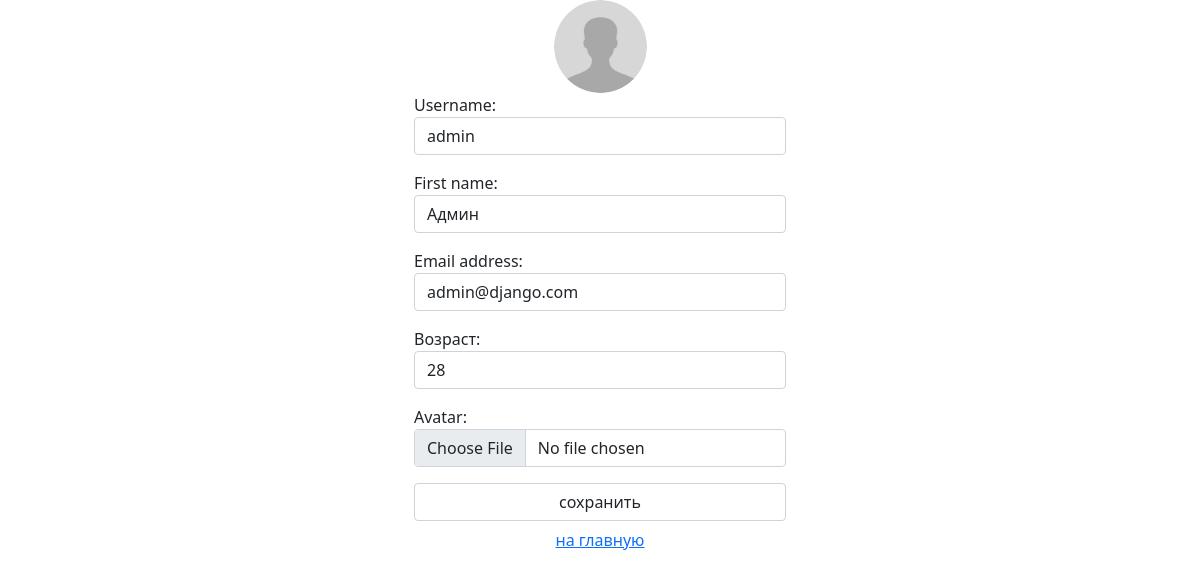
Screenshot of /auth/edit/ (signed in) with the database file from the repository.
### authapp/models.py (models this page shows)
class ShopUser(AbstractUser):
    avatar = models.ImageField(upload_to='users_avatars', blank=True)
    age = models.PositiveIntegerField(verbose_name='возраст')

### authapp/views.py (the view)
# urls.py: path('edit/', authapp.edit, name='edit'),
def edit(request):
    title = 'редактирование'
    if request.method == 'POST':
        edit_form = ShopUserEditForm(request.POST, request.FILES, instance=request.user)
        if edit_form.is_valid():
            edit_form.save()
            return HttpResponseRedirect(reverse('auth:edit'))
    else:
        edit_form = ShopUserEditForm(instance=request.user)
    context = {'title': title, 'edit_form': edit_form}
    return render(request, 'authapp/edit.html', context)

### authapp/forms.py (shortened to what this page needs)
class ShopUserEditForm(UserChangeForm):
    class Meta:
        model = ShopUser
        fields = ('username', 'first_name', 'email', 'age', 'avatar', 'password')
    def __init__(self, *args, **kwargs):
        super().__init__(*args, **kwargs)
        for field_name, field in self.fields.items():
            field.widget.attrs['class'] = 'form-control'
            field.help_text = ''
            if field_name == 'password':
                field.widget = forms.HiddenInput()

### authapp/templates/authapp/edit.html (shortened to what this page needs)
{% extends 'authapp/base.html' %}
{% load static %}
{% block content %}
    <div class="col-4 mx-auto">
        <div class="row">
            <div class="user_avatar">
                <img src="/media/{{ user.avatar|default:"avatar-placeholder.png" }}" class="rounded-circle">
            </div>
        </div>
    <div class="row">
        <form class="form-horizontal" action="{% url 'auth:edit' %}" method="post" enctype="multipart/form-data">
            {{ edit_form.as_p }}
            <input class="form-control" type="submit" value="сохранить">
        </form>
        <button class="btn btn-round form-control last">
            <a href="{% url 'index' %}" class="">
                на главную
            </a>
        </button>
    </div>
    </div>
{% endblock %}

### authapp/static/authapp/style.css (style rules this page uses)
.user_avatar img { width: 25%; }
.user_avatar { text-align: center; }

### rows the page displays
ShopUser: username "admin", first_name "Админ", email "admin@django.com", age "28"
